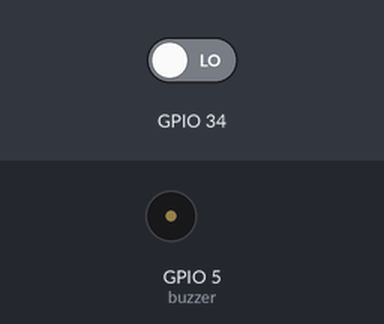
Simulated run of this sketch. Board: ESP32. Parts: buzzer (waves = sounding). The inputs (shaded band) are chosen by the test bench; at power-on: GPIO 34 LOW.

Above: at 1.2 s.
1.3 s: GPIO 34 driven HIGH
At 1.9 s:
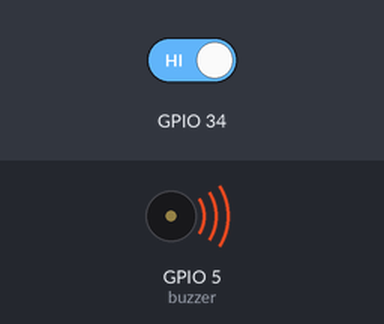
2.8 s: GPIO 34 driven LOW
Timing chart, 0 to 5.8 s (numbered marks = the images above; inputs shaded):
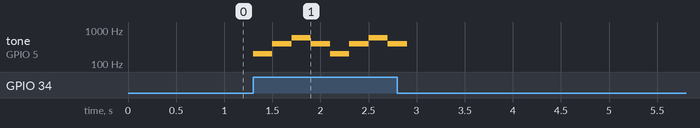

Measured:
- after the input at 1.3 s, tone on GPIO 5 (buzzer): plays 200 Hz for 0.20 s, 400 Hz for 0.20 s, 600 Hz for 0.20 s, 400 Hz for 0.20 s, 200 Hz for 0.20 s, 400 Hz for 0.20 s … (8 notes in this stretch), starting at once

The sketch:

sketch.ino
```cpp
void setup()
{
  pinMode(5, OUTPUT);
  pinMode(34, INPUT);
}
void loop()
{
  int a=digitalRead(34);
  if (a==HIGH)
  {
    tone(5,200);
    delay(200);
    tone(5,400);
    delay(200);
    tone(5,600);
    delay(200);
    tone(5,400);
    delay(200);
  }
  else{
    noTone(5);
  }
}
```
